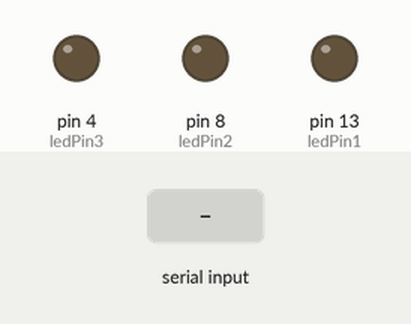
Bench run of a sketch on a simulated Arduino Uno, built with avr-gcc and run on an emulated ATmega328P. On the bench: output pins drawn as LEDs (lit = HIGH). Inputs (shaded band) come from the test bench.

Above: at 1.2 s.
1.3 s: "b" received over Serial
At 2.2 s:
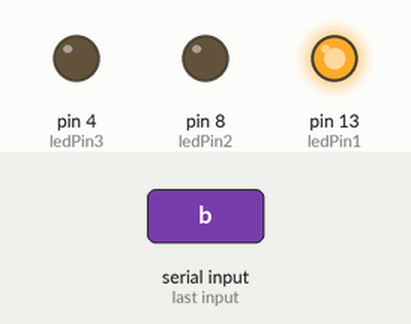
2.8 s: "r" received over Serial
At 3.3 s:
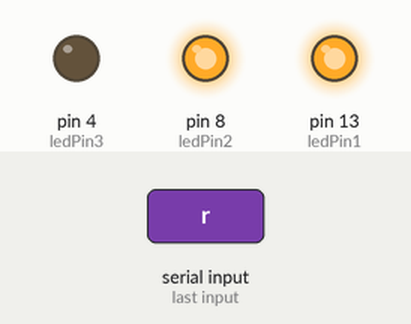
4.3 s: "g" received over Serial
At 5.7 s:
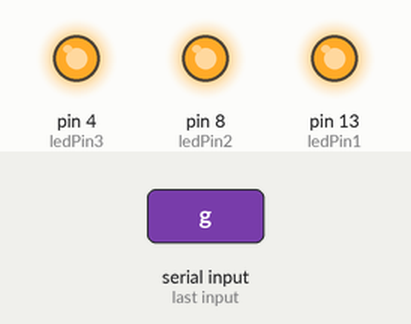
Timing chart, 0 to 7.3 s (numbered marks = the images above; inputs shaded):
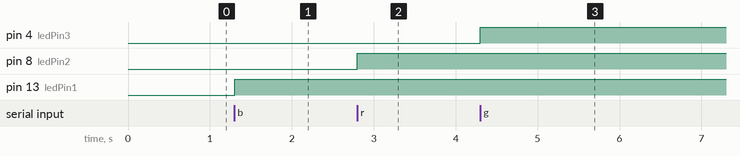

Measured:
- after the input at 1.3 s, pin 13 (ledPin1): LOW → HIGH at once
- after the input at 2.8 s, pin 8 (ledPin2): LOW → HIGH at once
- after the input at 4.3 s, pin 4 (ledPin3): LOW → HIGH at once

The sketch:

3b.ino
```cpp
char a;
int ledPin1 = 13;
int ledPin2 = 8;
int ledPin3 = 4;

void setup() {
  Serial.begin(9600); //it for connect the plotter
  pinMode(ledPin1, OUTPUT);
  pinMode(ledPin2, OUTPUT);
  pinMode(ledPin3, OUTPUT);

}

void loop() {
  input();
  check();

}

void input(){
   if(Serial.available()> 0){
    a = Serial.read();
   }
}

void check(){
  switch(a){
    case 'b':
    case 'B':
    digitalWrite(ledPin1, HIGH);
    break;
    case 'r':
    case 'R':
    digitalWrite(ledPin2, HIGH);
    break;
    case 'g':
    case 'G':
    digitalWrite(ledPin3, HIGH);
    break;

  }

}
```
